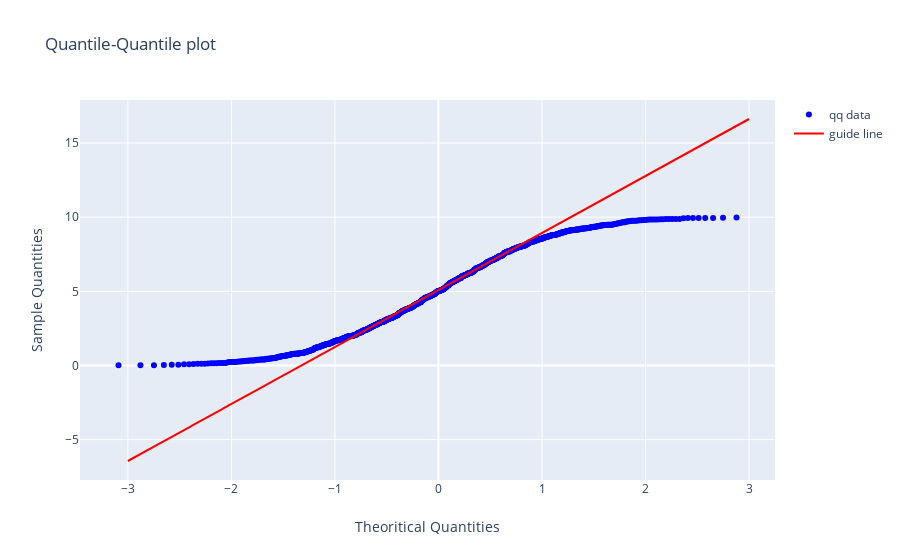

Write notebook code for a chart like this one.
### Markdown cell above
The red line that you see is the line that connects the first and the third *quartiles* values not *quantile* values. The way to read a qq plot is to see how many points fall along the guide line. If majority of lines fall onto this line then it can be assumed that the data follows a normal distribution. If majority of plots do not follow this trend then we can say that the data does not have a normal trend. The qq plot is a simple graphical way to decipher if data set follows a normal distribution or not. 

Suppose we have a dataset that follows a uniform distribution. then the qq plot will look different.

### Code cell
uniform_data = np.random.uniform(0,10,1000)
num_divisions = uniform_data.shape[0]+1
quantiles = np.arange(1,uniform_data.shape[0])/num_divisions

# scatter data 
qq_uniform_x = norm.ppf(quantiles)
qq_uniform_y = np.sort(uniform_data)

line_y0 = np.quantile(uniform_data, 0.25)
line_y1 = np.quantile(uniform_data, 0.75)


slope = (line_y1-line_y0)/(line_x1-line_x0)
line_intercept = line_y1 - (slope*line_x1)

x_uniform = np.arange(-3,3,0.001)
y_uniform = (slope*x_range_line) + line_intercept  



fig = go.Figure()

fig.add_trace(go.Scatter(x=qq_uniform_x, y=qq_uniform_y, mode='markers', marker={'color':'blue'}, name="qq data"))
fig.add_trace(go.Scatter(x=x_uniform, y=y_uniform, mode='lines', marker={'color':'red'}, name="guide line"))


fig['layout'].update(title='Quantile-Quantile plot',
                     xaxis={
                            'title': 'Theoritical Quantities',
                            'zeroline': True
                           },
                    yaxis={
                            'title': 'Sample Quantities'
                          },
                   showlegend=True,
                   )


iplot(fig)

### Figure 1 — Plotly figure (JSON) as saved in the notebook; plotly's stock layout.template omitted (floating-point values rounded to 4 significant figures; data arrays with more than 128 entries replaced by an {"elided": "..."} marker saying what was removed)
{"data": [{"marker": {"color": "blue"}, "mode": "markers", "name": "qq data", "type": "scatter", "x": {"elided": "999 float values"}, "y": {"elided": "1000 float values"}}, {"marker": {"color": "red"}, "mode": "lines", "name": "guide line", "type": "scatter", "x": {"elided": "6000 float values"}, "y": {"elided": "6000 float values"}}], "layout": {"showlegend": true, "title": {"text": "Quantile-Quantile plot"}, "xaxis": {"title": {"text": "Theoritical Quantities"}, "zeroline": true}, "yaxis": {"title": {"text": "Sample Quantities"}}}}
